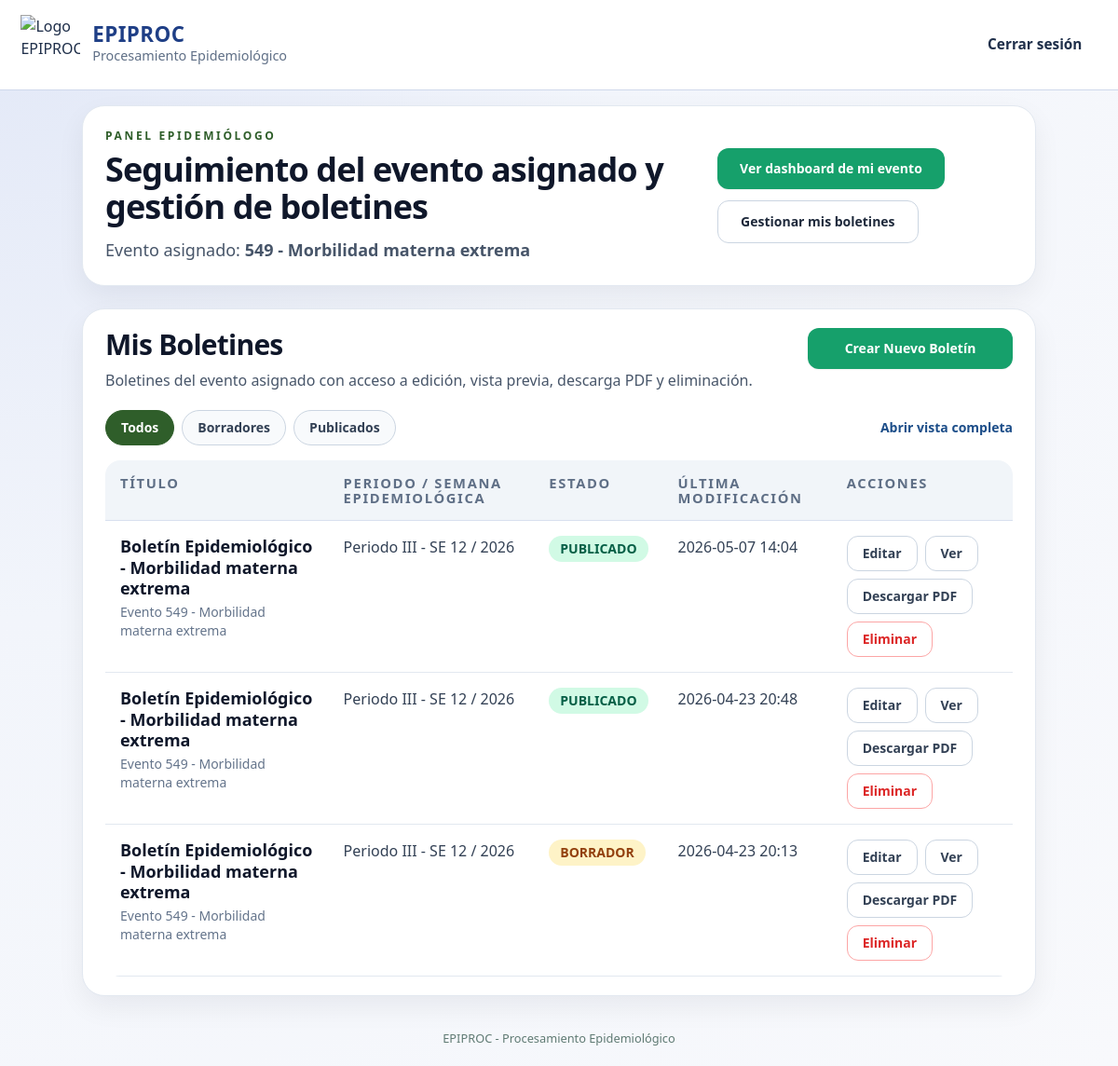
The app's page /epi (signed in) with its own data.
### epiproc_web/models.py (models this page shows)
class Event(db.Model):
    __tablename__ = "events"
    code = db.Column(db.Integer, primary_key=True)
    name = db.Column(db.String(200), nullable=False)
    active = db.Column(db.Boolean, default=True, nullable=False)
    users = db.relationship("User", backref="assigned_event", lazy=True)
    bulletins = db.relationship("Bulletin", back_populates="event", lazy=True)

class Bulletin(db.Model):
    __tablename__ = "bulletins"
    id = db.Column(db.Integer, primary_key=True)
    title = db.Column(db.String(250), nullable=False)
    content = db.Column(db.Text, nullable=False)
    status = db.Column(db.String(20), nullable=False, default=BulletinStatus.BORRADOR)
    event_code = db.Column(db.Integer, db.ForeignKey("events.code"), nullable=False, index=True)
    author_id = db.Column(db.Integer, db.ForeignKey("users.id"), nullable=False, index=True)
    created_at = db.Column(db.DateTime, default=datetime.utcnow, nullable=False)
    updated_at = db.Column(db.DateTime, default=datetime.utcnow, onupdate=datetime.utcnow, nullable=False)
    published_at = db.Column(db.DateTime, nullable=True)
    author = db.relationship("User", back_populates="bulletins")
    event = db.relationship("Event", back_populates="bulletins")

### epiproc_web/app.py (the view)
    @app.route("/epi")
    @role_required(UserRole.EPIDEMIOLOGO)
    def epi_panel():
        user = current_user()
        assert user is not None
        status_filter = (request.args.get("estado") or "TODOS").strip().upper()
        bulletin_rows = _get_epi_bulletin_rows(user, status_filter)
        return render_template(
            "epi_panel.html",
            assigned_event=user.assigned_event,
            bulletin_rows=bulletin_rows,
            status_filter=status_filter,
            compact_topnav=True,
        )

### epiproc_web/app.py (called while the page is built)
def current_user() -> Optional[User]:
    uid = session.get("user_id")
    if not uid:
        return None
    return User.query.get(uid)

def login_required(view):
    @wraps(view)
    def wrapped(*args, **kwargs):
        user = current_user()
        if not user:
            flash("Debes iniciar sesión para continuar.", "error")
            return redirect(url_for("login", next=request.path))
        if not user.is_active:
            session.clear()
            flash("Tu usuario está inactivo. Contacta al Secretario de Salud.", "error")
            return redirect(url_for("login"))
        return view(*args, **kwargs)
    return wrapped

def role_required(*roles: str):
    def decorator(view):
        @wraps(view)
        @login_required
        def wrapped(*args, **kwargs):
            user = current_user()
            if not user or user.role not in roles:
                abort(403)
            return view(*args, **kwargs)
        return wrapped
    return decorator

def _get_epi_bulletin_rows(user: User, status_filter: str = "TODOS") -> list[dict[str, Any]]:
    query = Bulletin.query.filter_by(author_id=user.id)
    if user.assigned_event_code:
        query = query.filter(Bulletin.event_code == user.assigned_event_code)
    if status_filter in {BulletinStatus.BORRADOR, BulletinStatus.PUBLICADO}:
        query = query.filter(Bulletin.status == status_filter)
    bulletins = query.order_by(Bulletin.updated_at.desc()).all()
    rows: list[dict[str, Any]] = []
    for bulletin in bulletins:
        week_meta = _extract_bulletin_week_meta(bulletin)
        rows.append({
            "bulletin": bulletin,
            "week_label": week_meta["label"],
            "week": week_meta["week"],
            "year": week_meta["year"],
        })
    return rows

### epiproc_web/templates/epi_panel.html (shortened to what this page needs)
{% extends 'base.html' %}
{% block extra_head %}
<script src="https://cdn.tailwindcss.com"></script>
{% endblock %}
{% block content %}
<section class="mx-auto max-w-6xl space-y-6">
    <section class="rounded-[24px] border border-slate-200 bg-white px-6 py-6 shadow-[0_12px_30px_rgba(15,23,42,0.06)]">
        <div class="flex flex-col gap-4 lg:flex-row lg:items-center lg:justify-between">
            <div>
                <p class="mb-2 text-xs font-extrabold uppercase tracking-[0.22em] text-[#2F5E2A]">Panel Epidemiólogo</p>
                <h2 class="text-4xl font-black tracking-tight text-slate-900">Seguimiento del evento asignado y gestión de boletines</h2>
                {% if assigned_event %}
                    <p class="mt-3 text-lg text-slate-600">Evento asignado: <strong>{{ assigned_event.code }} - {{ assigned_event.name }}</strong></p>
                {% else %}
                    <p class="mt-3 text-lg text-slate-600">No tienes evento asignado por ahora.</p>
                {% endif %}
            </div>
            <div class="flex flex-wrap gap-3">
                <a class="inline-flex items-center justify-center rounded-xl bg-[#16A06B] px-6 py-3 text-sm font-bold text-white shadow-sm transition hover:bg-[#11875a]" href="{{ url_for('epi_dashboard') }}">Ver dashboard de mi evento</a>
                <a class="inline-flex items-center justify-center rounded-xl border border-slate-300 bg-white px-6 py-3 text-sm font-bold text-slate-800 transition hover:bg-slate-50" href="{{ url_for('epi_bulletins') }}">Gestionar mis boletines</a>
            </div>
        </div>
    </section>
    <section class="rounded-[24px] border border-slate-200 bg-white px-4 py-5 shadow-[0_12px_30px_rgba(15,23,42,0.06)] sm:px-6">
        <div class="flex flex-col gap-4 lg:flex-row lg:items-start lg:justify-between">
            <div>
                <h3 class="text-3xl font-black tracking-tight text-slate-900">Mis Boletines</h3>
                <p class="mt-2 text-base text-slate-600">Boletines del evento asignado con acceso a edición, vista previa, descarga PDF y eliminación.</p>
            </div>
            <a class="inline-flex min-w-[220px] items-center justify-center rounded-xl bg-[#16A06B] px-6 py-3 text-sm font-bold text-white shadow-sm transition hover:bg-[#11875a]" href="{{ url_for('epi_bulletin_new') }}">Crear Nuevo Boletín</a>
        </div>
        <div class="mt-5 flex flex-col gap-4 md:flex-row md:items-center md:justify-between">
            <div class="flex flex-wrap gap-2">
                <a class="rounded-full border px-4 py-2 text-sm font-bold {% if status_filter == 'TODOS' %}border-[#2F5E2A] bg-[#2F5E2A] text-white{% else %}border-slate-300 bg-slate-50 text-slate-700{% endif %}" href="{{ url_for('epi_panel', estado='TODOS') }}">Todos</a>
                <a class="rounded-full border px-4 py-2 text-sm font-bold {% if status_filter == 'BORRADOR' %}border-[#2F5E2A] bg-[#2F5E2A] text-white{% else %}border-slate-300 bg-slate-50 text-slate-700{% endif %}" href="{{ url_for('epi_panel', estado='BORRADOR') }}">Borradores</a>
                <a class="rounded-full border px-4 py-2 text-sm font-bold {% if status_filter == 'PUBLICADO' %}border-[#2F5E2A] bg-[#2F5E2A] text-white{% else %}border-slate-300 bg-slate-50 text-slate-700{% endif %}" href="{{ url_for('epi_panel', estado='PUBLICADO') }}">Publicados</a>
            </div>
            <a class="text-sm font-bold text-[#1D4E89] hover:text-[#163A66]" href="{{ url_for('epi_bulletins', estado=status_filter) }}">Abrir vista completa</a>
        </div>
        <div class="mt-4 overflow-x-auto">
            <table class="min-w-full border-separate border-spacing-0 overflow-hidden rounded-2xl">
                <thead>
                    <tr class="bg-slate-100 text-left text-xs font-extrabold uppercase tracking-[0.14em] text-slate-600">
                        <th class="px-4 py-4">Título</th>
                        <th class="px-4 py-4">Periodo / Semana Epidemiológica</th>
                        <th class="px-4 py-4">Estado</th>
                        <th class="px-4 py-4">Última modificación</th>
                        <th class="px-4 py-4">Acciones</th>
                    </tr>
                </thead>
                <tbody>
                    {% for item in bulletin_rows %}
                        {% set b = item.bulletin %}
                        <tr class="border-b border-slate-200 align-top">
                            <td class="border-b border-slate-200 px-4 py-4">
                                <div class="text-lg font-extrabold leading-tight text-slate-900">{{ b.title }}</div>
                                <div class="mt-1 text-sm text-slate-500">Evento {{ b.event_code }}{% if b.event %} - {{ b.event.name }}{% endif %}</div>
                            </td>
                            <td class="border-b border-slate-200 px-4 py-4 text-base text-slate-700">{{ item.week_label }}</td>
                            <td class="border-b border-slate-200 px-4 py-4">
                                <span class="inline-flex rounded-full px-3 py-1 text-sm font-extrabold {% if b.status == 'PUBLICADO' %}bg-emerald-100 text-emerald-800{% else %}bg-amber-100 text-amber-800{% endif %}">{{ b.status }}</span>
                            </td>
                            <td class="border-b border-slate-200 px-4 py-4 text-base text-slate-700">{{ b.updated_at.strftime('%Y-%m-%d %H:%M') }}</td>
                            <td class="border-b border-slate-200 px-4 py-4">
                                <div class="flex flex-wrap gap-2">
                                    <a class="inline-flex items-center justify-center rounded-xl border border-slate-300 bg-white px-4 py-2 text-sm font-bold text-slate-700 hover:bg-slate-50" href="{{ url_for('epi_bulletin_edit', bulletin_id=b.id) }}">Editar</a>
                                    <a class="inline-flex items-center justify-center rounded-xl border border-slate-300 bg-white px-4 py-2 text-sm font-bold text-slate-700 hover:bg-slate-50" href="{{ url_for('epi_bulletin_edit', bulletin_id=b.id) }}?preview=1#preview-root">Ver</a>
                                    <a class="inline-flex items-center justify-center rounded-xl border border-slate-300 bg-white px-4 py-2 text-sm font-bold text-slate-700 hover:bg-slate-50" href="{{ url_for('epi_bulletin_edit', bulletin_id=b.id) }}?download=pdf">Descargar PDF</a>
                                    <form method="post" action="{{ url_for('epi_bulletin_delete', bulletin_id=b.id) }}" onsubmit="return confirm('¿Eliminar este boletín?');">
                                        <button type="submit" class="inline-flex items-center justify-center rounded-xl border border-red-300 bg-white px-4 py-2 text-sm font-bold text-red-600 hover:bg-red-50">Eliminar</button>
                                    </form>
                                </div>
                            </td>
                        </tr>
                    {% else %}
                        <tr>
                            <td colspan="5" class="px-4 py-10 text-center text-base text-slate-500">No hay boletines para el filtro seleccionado.</td>
                        </tr>
                    {% endfor %}
                </tbody>
            </table>
        </div>
    </section>
</section>
{% endblock %}

### epiproc_web/static/css/app.css (style rules this page uses)
:root { --bg: #f2f5fb; --surface: #ffffff; --text: #1f2f4a; --muted: #5f6f86; --line: #d8e0ef; --accent: #2f5fbd; --accent-2: #1d3f88; --accent-green: #0f8a5f; --danger: #b42318; --warning: #b54708; --success: #027a48; --shadow: 0 12px 30px rgba(29, 63, 136, 0.1); }
* { box-sizing: border-box; }
body { margin: 0; font-family: "Segoe UI", Tahoma, Geneva, Verdana, sans-serif; color: var(--text); background: radial-gradient(circle at top left, #e2e8f7 0%, var(--bg) 40%, #f8f9fc 100%); min-height: 100vh; animation: pageFadeIn 0.45s ease; }
input, select, textarea, button { font: inherit; }
table { width: 100%; border-collapse: collapse; min-width: 650px; }
th, td { border-bottom: 1px solid var(--line); text-align: left; padding: 0.58rem 0.45rem; font-size: 0.92rem; vertical-align: top; }
th { color: var(--muted); font-weight: 600; }

### records on screen
Event: code "549", name "Morbilidad materna extrema", event.name "Morbilidad materna extrema" "Morbilidad materna extrema" "Morbilidad materna extrema"
Bulletin: title "Boletín Epidemiológico - Morbilidad materna extrema", event_code "549", status "PUBLICADO", updated_at "2026-05-07 14:04"
Bulletin: title "Boletín Epidemiológico - Morbilidad materna extrema", event_code "549", status "PUBLICADO", updated_at "2026-04-23 20:48"
Bulletin: title "Boletín Epidemiológico - Morbilidad materna extrema", event_code "549", status "BORRADOR", updated_at "2026-04-23 20:13"

### other values on screen
{{ item.week_label }} "Periodo III - SE 12 / 2026" "Periodo III - SE 12 / 2026" "Periodo III - SE 12 / 2026"
